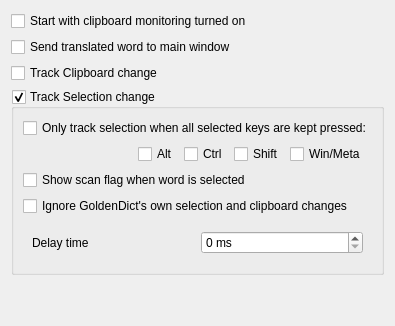
     <widget class="QWidget" name="tab_popup">
      <attribute name="icon">
       <iconset resource="../../resources.qrc">
        <normaloff>:/icons/scan.svg</normaloff>:/icons/scan.svg</iconset>
      </attribute>
      <attribute name="title">
       <string>S&amp;can</string>
      </attribute>
      <layout class="QVBoxLayout" name="verticalLayout_10">
       <item>
        <widget class="QCheckBox" name="startWithScanPopupOn">
         <property name="toolTip">
          <string>Chooses whether the clipboard monitoring will be turned on by default at the program's startup.</string>
         </property>
         <property name="text">
          <string>Start with clipboard monitoring turned on</string>
         </property>
        </widget>
       </item>
       <item>
        <widget class="QCheckBox" name="scanToMainWindow">
         <property name="toolTip">
          <string>Send translated word to main window instead of to show it in popup window</string>
         </property>
         <property name="text">
          <string>Send translated word to main window</string>
         </property>
        </widget>
       </item>
       <item>
        <widget class="QCheckBox" name="enableClipboardTrack">
         <property name="toolTip">
          <string>Track clipboard changes when Scanning is enabled. Notice! You should always enable this unless you are on Linux.</string>
         </property>
         <property name="text">
          <string>Track Clipboard change</string>
         </property>
        </widget>
       </item>
       <item>
        <widget class="QGroupBox" name="enableX11SelectionTrack">
         <property name="title">
          <string>Track Selection change</string>
         </property>
         <property name="alignment">
          <set>Qt::AlignLeading|Qt::AlignLeft|Qt::AlignTop</set>
         </property>
         <property name="checkable">
          <bool>true</bool>
         </property>
         <layout class="QVBoxLayout" name="verticalLayout_4">
          <item>
           <widget class="QCheckBox" name="enableScanPopupModifiers">
            <property name="toolTip">
             <string>With this enabled, the popup would only show up if all chosen keys are
in the pressed state when the word selection changes.</string>
            </property>
            <property name="text">
             <string>Only track selection when all selected keys are kept pressed:</string>
            </property>
           </widget>
          </item>
          <item>
           <widget class="QFrame" name="scanPopupModifiers">
            <property name="frameShape">
             <enum>QFrame::NoFrame</enum>
            </property>
            <property name="frameShadow">
             <enum>QFrame::Plain</enum>
            </property>
            <property name="lineWidth">
             <number>0</number>
            </property>
            <layout class="QVBoxLayout" name="verticalLayout_5">
             <property name="leftMargin">
              <number>0</number>
             </property>
             <property name="topMargin">
              <number>0</number>
             </property>
             <property name="rightMargin">
              <number>0</number>
             </property>
             <property name="bottomMargin">
              <number>0</number>
             </property>
             <item>
              <layout class="QHBoxLayout" name="horizontalLayout">
               <item>
                <spacer name="horizontalSpacer">
                 <property name="orientation">
                  <enum>Qt::Horizontal</enum>
                 </property>
                 <property name="sizeHint" stdset="0">
                  <size>
                   <width>40</width>
                   <height>20</height>
                  </size>
                 </property>
                </spacer>
               </item>
               <item>
                <layout class="QGridLayout" name="gridLayout">
                 <item row="0" column="0">
                  <widget class="QCheckBox" name="altKey">
                   <property name="toolTip">
                    <string>Alt key</string>
                   </property>
                   <property name="text">
                    <string notr="true">Alt</string>
                   </property>
                  </widget>
                 </item>
                 <item row="0" column="1">
                  <widget class="QCheckBox" name="ctrlKey">
                   <property name="toolTip">
                    <string>Ctrl key</string>
                   </property>
                   <property name="text">
                    <string notr="true">Ctrl</string>
                   </property>
                  </widget>
                 </item>
                 <item row="0" column="2">
                  <widget class="QCheckBox" name="shiftKey">
                   <property name="toolTip">
                    <string>Shift key</string>
                   </property>
                   <property name="text">
                    <string notr="true">Shift</string>
                   </property>
                  </widget>
                 </item>
                 <item row="0" column="3">
                  <widget class="QCheckBox" name="winKey">
                   <property name="toolTip">
                    <string>Windows key or Meta key</string>
                   </property>
                   <property name="text">
                    <string notr="true">Win/Meta</string>
                   </property>
                  </widget>
                 </item>
                </layout>
               </item>
               <item>
                <widget class="QFrame" name="frame">
                 <property name="frameShape">
                  <enum>QFrame::NoFrame</enum>
                 </property>
                 <property name="frameShadow">
                  <enum>QFrame::Raised</enum>
                 </property>
                 <property name="lineWidth">
                  <number>0</number>
                 </property>
                 <layout class="QVBoxLayout" name="verticalLayout_3">
                  <property name="leftMargin">
                   <number>0</number>
                  </property>
                  <property name="topMargin">
                   <number>0</number>
                  </property>
                  <property name="rightMargin">
                   <number>0</number>
                  </property>
                  <property name="bottomMargin">
                   <number>0</number>
                  </property>
                 </layout>
                </widget>
               </item>
              </layout>
             </item>
            </layout>
           </widget>
          </item>
          <item>
           <widget class="QCheckBox" name="showScanFlag">
            <property name="toolTip">
             <string>Show a flag window before showing popup window, click the flag to show popup window. </string>
            </property>
            <property name="text">
             <string>Show scan flag when word is selected</string>
            </property>
           </widget>
          </item>
          <item>
           <widget class="QCheckBox" name="ignoreOwnClipboardChanges">
            <property name="toolTip">
             <string>Do not show popup when selection or clipboard in one of GoldenDict's own windows changes</string>
            </property>
            <property name="text">
             <string>Ignore GoldenDict's own selection and clipboard changes</string>
            </property>
           </widget>
          </item>
          <item>
           <widget class="QWidget" name="widget" native="true">
            <layout class="QHBoxLayout" name="horizontalLayout_6">
             <item>
              <widget class="QLabel" name="delayTimerLabel">
               <property name="buddy">
                 <cstring>delayTimer</cstring>
               </property>
               <property name="text">
                <string>Delay time</string>
               </property>
              </widget>
             </item>
             <item>
              <widget class="QSpinBox" name="delayTimer">
               <property name="suffix">
                <string> ms</string>
               </property>
               <property name="minimum">
                <number>0</number>
               </property>
               <property name="maximum">
                <number>10000</number>
               </property>
               <property name="singleStep">
                <number>50</number>
               </property>
              </widget>
             </item>
            </layout>
           </widget>
          </item>
         </layout>
        </widget>
       </item>
       <item>
        <spacer name="verticalSpacer_6">
         <property name="orientation">
          <enum>Qt::Vertical</enum>
         </property>
         <property name="sizeHint" stdset="0">
          <size>
           <width>20</width>
           <height>40</height>
          </size>
         </property>
        </spacer>
       </item>
      </layout>
     </widget>
